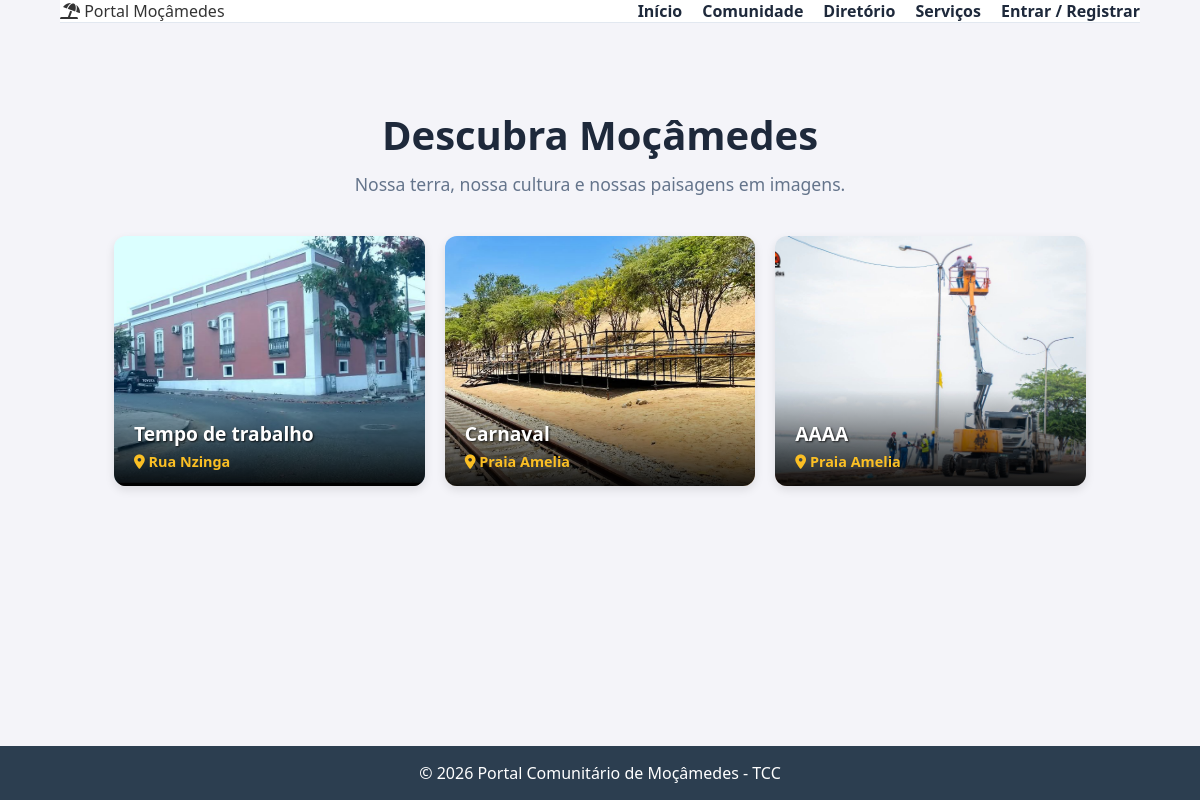
Screenshot of /galeria with the database file from the repository.
### tables this page shows
CREATE TABLE galeria_municipio (
        id INTEGER PRIMARY KEY AUTOINCREMENT,
        titulo TEXT NOT NULL,
        local TEXT NOT NULL,
        nome_imagem TEXT NOT NULL,
        data_criacao TIMESTAMP DEFAULT CURRENT_TIMESTAMP
    );

### app.py (the view, shortened to what this page needs)
@app.route('/galeria', methods=['GET', 'POST'])
def galeria():
    conn = get_db_connection()
    fotos = conn.execute('SELECT * FROM galeria_municipio ORDER BY data_criacao DESC').fetchall()
    conn.close()
    return render_template('galeria.html', fotos=fotos)

### app.py (called while the page is built)
def get_db_connection():
    conn = sqlite3.connect('banco.db')
    conn.row_factory = sqlite3.Row
    return conn

### templates/galeria.html (shortened to what this page needs)
{% extends "base.html" %}
{% block content %}
<div class="container" style="max-width: 1200px; padding-top: 20px;">
    <div style="text-align: center; margin-bottom: 40px;">
        <h2 style="font-size: 2.5rem; color: #1e293b; margin-bottom: 10px;">Descubra Moçâmedes</h2>
        <p style="color: #64748b; font-size: 1.1rem;">Nossa terra, nossa cultura e nossas paisagens em imagens.</p>
    </div>
    <div class="global-gallery-grid">
        {% for foto in fotos %}
            <div class="gallery-item">
                <a href="{{ url_for('static', filename='uploads/galeria_municipio/' + foto.nome_imagem) }}" target="_blank" style="display: block; width: 100%; height: 100%;">
                    <img src="{{ url_for('static', filename='uploads/galeria_municipio/' + foto.nome_imagem) }}" alt="{{ foto.titulo }}">
                </a>
                <div class="gallery-overlay">
                    <h4 class="gallery-title">{{ foto.titulo }}</h4>
                    <p class="gallery-location"><i class="fas fa-map-marker-alt"></i> {{ foto.local }}</p>
                </div>
            </div>
        {% else %}
            <div style="grid-column: 1 / -1; text-align: center; padding: 50px; color: #94a3b8;">
                <i class="fas fa-camera" style="font-size: 3rem; margin-bottom: 15px;"></i>
                <h3>A galeria ainda está vazia.</h3>
            </div>
        {% endfor %}
    </div>
</div>
{% endblock %}

### templates/base.html (shortened to what this page needs)
<!DOCTYPE html>
<html lang="pt-ao">
<head>
    <link rel="stylesheet" href="{{ url_for('static', filename='css/style.css') }}">
    <link href="https://cdnjs.cloudflare.com/ajax/libs/font-awesome/6.0.0/css/all.min.css" rel="stylesheet">
</head>
<body>
    <nav class="navbar">
        <div class="logo">
            <i class="fas fa-umbrella-beach"></i> Portal Moçâmedes
        </div>
        <ul class="nav-links">
            <li><a href="{{ url_for('home') }}">Início</a></li>
            <li><a href="{{ url_for('feed') }}">Comunidade</a></li>
            <li><a href="{{ url_for('diretorio') }}">Diretório</a></li>
            <li><a href="{{ url_for('marketplace') }}">Serviços</a></li>
            {% if session.get('user_id') %}
                {% if session.get('user_funcao') == 'admin' %}
                    <li><a href="{{ url_for('admin') }}" style="color: #f59e0b;">Painel Admin</a></li>
                {% endif %}
                <li class="user-menu">
                    <span>Olá, {{ session.get('user_nome').split()[0] }}</span>
                    <a href="{{ url_for('logout') }}" class="btn-entrar" style="background-color: #ef4444;">Sair</a>
                </li>
            {% else %}
                <li><a href="{{ url_for('login') }}" class="btn-entrar">Entrar / Registrar</a></li>
            {% endif %}
        </ul>
    </nav>
    <div class="container">
        {% block content %}{% endblock %}
    </div>
    <footer>
        <p>&copy; 2026 Portal Comunitário de Moçâmedes - TCC</p>
    </footer>
</body>
</html>

### static/css/style.css (style rules this page uses)
* { margin: 0; padding: 0; box-sizing: border-box; font-family: 'Segoe UI', Tahoma, Geneva, Verdana, sans-serif; }
body { background-color: #f4f4f9; color: #333; display: flex; flex-direction: column; min-height: 100vh; }
.navbar { width: 90%; max-width: 1200px; margin: 0 auto; display: flex; justify-content: space-between; align-items: center; }
.nav-links { list-style: none; display: flex; gap: 20px; }
.nav-links a { color: #ecf0f1; text-decoration: none; font-size: 1rem; transition: color 0.3s; }
.container { width: 90%; max-width: 1200px; margin: 2rem auto; flex: 1; }
footer { background-color: #2c3e50; color: white; text-align: center; padding: 1rem; margin-top: auto; }
.navbar { background-color: #ffffff !important; border-bottom: 1px solid #e2e8f0; }
.nav-links a { color: #1e293b !important; font-weight: 600; opacity: 1 !important; }
.global-gallery-grid { display: grid; grid-template-columns: repeat(auto-fill, minmax(300px, 1fr)); gap: 20px; margin-bottom: 50px; }
.gallery-item { position: relative; border-radius: 12px; overflow: hidden; height: 250px; box-shadow: 0 4px 10px rgba(0,0,0,0.1); }
.gallery-item img { width: 100%; height: 100%; object-fit: cover; transition: transform 0.5s ease; }
.gallery-overlay { position: absolute; bottom: 0; left: 0; width: 100%; background: linear-gradient(to top, rgba(0,0,0,0.9), transparent); padding: 30px 20px 15px 20px; color: white; }
.gallery-title { margin: 0 0 5px 0; font-size: 1.2rem; font-weight: bold; text-shadow: 1px 1px 2px rgba(0,0,0,0.8); }
.gallery-location { margin: 0; font-size: 0.9rem; color: #fbbf24; font-weight: bold; }

### rows the page displays
galeria_municipio: nome_imagem (picture), titulo "Tempo de trabalho", local "Rua Nzinga"
galeria_municipio: nome_imagem (picture), titulo "Carnaval", local "Praia Amelia"
galeria_municipio: nome_imagem (picture), titulo "AAAA", local "Praia Amelia"
